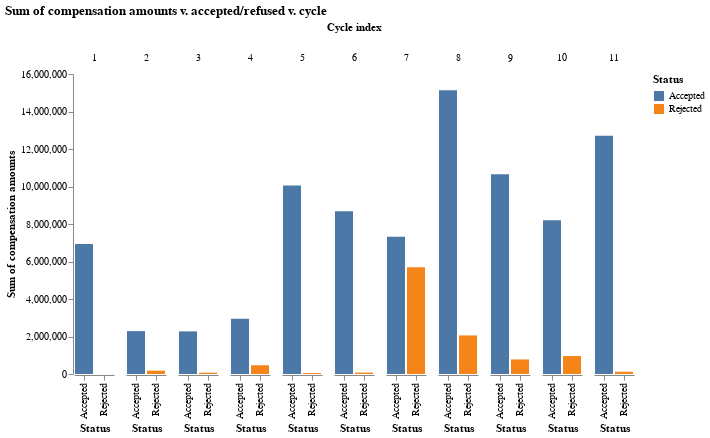

Notebook cell for this chart:
### Code cell
proposals_df |>
@vlplot(
    mark=:bar,
    title="Sum of compensation amounts v. accepted/refused v. cycle",
    transform=[
        {filter="datum.proposal_txType == 'COMPENSATION_REQUEST'"}
    ],
    encoding={
        y={
            "sum(proposal_requestedBsq):q",
            axis={grid=false},
            title="Sum of compensation amounts"
        },
        x={
            "isAccepted:n",
            title="Status"
        },
        column={
            "cycleIndex:o",
            title="Cycle index"
        },
        color={
            "isAccepted:n",
            title="Status"
        }
    },
    spacing=10,
    config={
        view={stroke=:transparent},
        axis={domainWidth=1}
    }
)

### Figure 1 — Vega-Lite specification as saved in the notebook (floating-point values rounded to 4 significant figures; data arrays with more than 128 entries replaced by an {"elided": "..."} marker saying what was removed)
{"config": {"axis": {"domainWidth": 1}, "view": {"stroke": "transparent"}}, "data": {"values": {"elided": "324 records"}}, "encoding": {"color": {"field": "isAccepted", "title": "Status", "type": "nominal"}, "column": {"field": "cycleIndex", "title": "Cycle index", "type": "ordinal"}, "x": {"field": "isAccepted", "title": "Status", "type": "nominal"}, "y": {"aggregate": "sum", "axis": {"grid": false}, "field": "proposal_requestedBsq", "title": "Sum of compensation amounts", "type": "quantitative"}}, "mark": "bar", "spacing": 10, "title": "Sum of compensation amounts v. accepted/refused v. cycle", "transform": [{"filter": "datum.proposal_txType == 'COMPENSATION_REQUEST'"}]}
